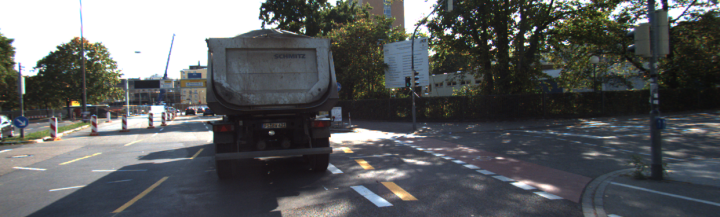
#> input picture AVReport/kitti/runtime/umm_000075.png, 720 x 217 px
$ python visualize.py
#> lines starting #> are read from the running program, lines starting #| are printed output that depends on the picture
import matplotlib.pyplot as plt
import matplotlib.image as mpimg
from matplotlib.patches import Rectangle
from PIL import Image as PIL_Image
import requests
from io import StringIO

def visualize_regions(image):
    plt.imshow(img)
    ax = plt.gca()
    ax.add_patch(Rectangle((223.5, 20.5),
    	497,
    	197,
    	fill=False,
    	edgecolor='red',
    	linewidth=3))
    ax.add_patch(Rectangle((217.5, 9.5),
    	127,
    	150,
    	fill=False,
    	edgecolor='blue',
    	linewidth=3))
    ax.add_patch(Rectangle((1.5, 89.5),
    	55,
    	63,
    	fill=False,
    	edgecolor='green',
    	linewidth=3))
    ax.add_patch(Rectangle((1.5, 79),
    	316,
    	138.5,
    	fill=False,
    	edgecolor='yellow',
    	linewidth=3))
    ax.add_patch(Rectangle((249.5, 25.5),
    	63,
    	63,
    	fill=False,
    	edgecolor='black',
    	linewidth=3))
    ax.add_patch(Rectangle((217.5, 41.5),
    	63,
    	63,
    	fill=False,
    	edgecolor='white',
    	linewidth=3))
    ax.add_patch(Rectangle((233.5, 73.5),
    	63,
    	63,
    	fill=False,
    	edgecolor='purple',
    	linewidth=3))
    plt.show()
img = mpimg.imread("umm_000075.png")
#> img is the input picture: shape (217, 720, 3) float32; mean R, G, B 0.356, 0.365, 0.368
visualize_regions(img)
#> in visualize_regions, `plt.show()`:
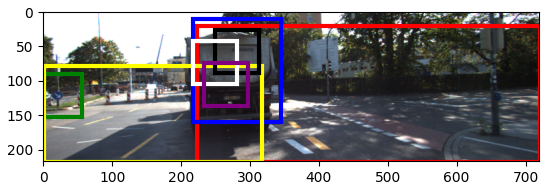
#> figure drawn by matplotlib, 1 panel

$ run again, with AVReport/kitti/runtime/umm_000076.png copied over AVReport/kitti/runtime/umm_000075.png
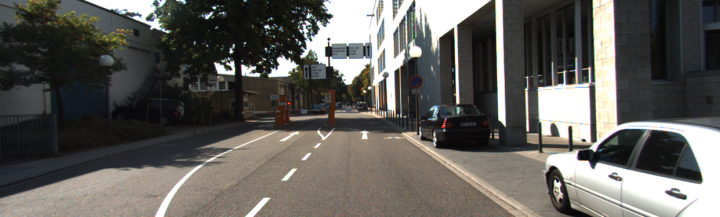
#> input picture AVReport/kitti/runtime/umm_000076.png, 720 x 217 px
#> img is the input picture: shape (217, 720, 3) float32; mean R, G, B 0.383, 0.376, 0.358
#> in visualize_regions, `plt.show()`:
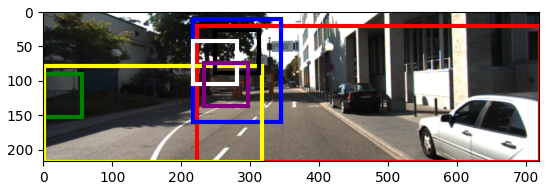
#> figure drawn by matplotlib, 1 panel

$ run again, with AVReport/kitti/runtime/uu_000012.png copied over AVReport/kitti/runtime/umm_000075.png
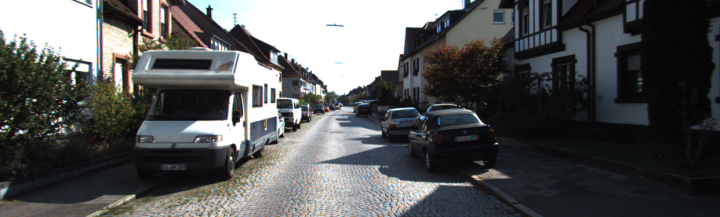
#> input picture AVReport/kitti/runtime/uu_000012.png, 720 x 217 px
#> img is the input picture: shape (217, 720, 3) float32; mean R, G, B 0.335, 0.34, 0.341
#> in visualize_regions, `plt.show()`:
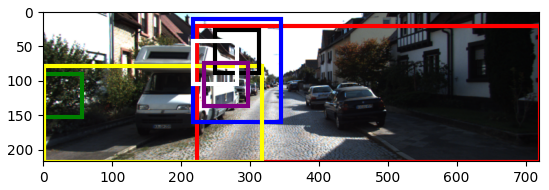
#> figure drawn by matplotlib, 1 panel
